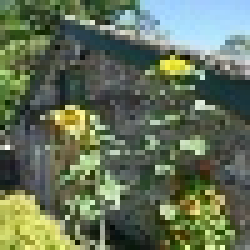
#> input picture training2/neg/1064662314_c5a7891b9f_m.jpg, 50 x 50 px, given in place of the camera (shown 5 times larger)
$ jupyter execute --allow-errors different_thresholding.ipynb
#> lines starting #> are read from the running program, lines starting #| are printed output that depends on the picture; after the words box and inside, x2 and y2 are one past the last pixel; in counts of white or black regions, pixels touching at a corner belong together
[cell 1]
#https://docs.opencv.org/master/d7/d4d/tutorial_py_thresholding.html
import cv2
import numpy as np
from matplotlib import pyplot as plt

[cell 2]
from matplotlib import pyplot as plt
cap = cv2.VideoCapture(0)
num_frames = 0
aWeight = 0.5
while(cap.isOpened()):
    ret, img = cap.read()
#> img is the input picture: shape (50, 50, 3); mean B, G, R 89.2, 112.8, 99.4
    gray = cv2.cvtColor(img, cv2.COLOR_BGR2GRAY)
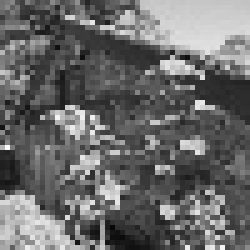
#> gray: shape (50, 50) (shown 5 times larger); min 7, max 251, mean 106.1
    gray = cv2.GaussianBlur(gray, (7, 7), 0)
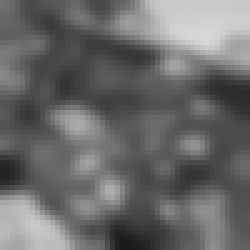
#> gray: shape (50, 50) (shown 5 times larger); min 25, max 216, mean 106

# [8 lines of commented-out code are left out]


    ret,thresh1 = cv2.threshold(gray,127,255,cv2.THRESH_BINARY)
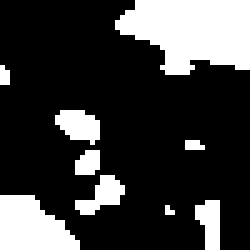
#> thresh1: shape (50, 50) (shown 5 times larger); 23.6% white; 9 white regions (3 under 20 px), largest, box (x1, y1, x2, y2) and area: (23, 0, 50, 15) 300, (0, 39, 16, 50) 130, (11, 22, 20, 29) 44, (15, 35, 25, 43) 41, (39, 40, 44, 50) 37, (15, 30, 20, 35) 21
    ret,thresh2 = cv2.threshold(gray,127,255,cv2.THRESH_BINARY_INV)
    ret,thresh3 = cv2.threshold(gray,127,255,cv2.THRESH_TRUNC)
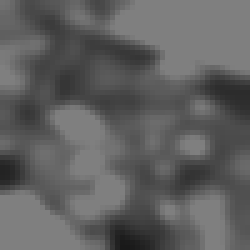
#> thresh3: shape (50, 50) (shown 5 times larger); min 25, max 127, mean 96
    ret,thresh4 = cv2.threshold(gray,127,255,cv2.THRESH_TOZERO)
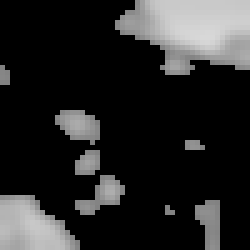
#> thresh4: shape (50, 50) (shown 5 times larger); min 0, max 216, mean 40
    ret,thresh5 = cv2.threshold(gray,127,255,cv2.THRESH_TOZERO_INV)
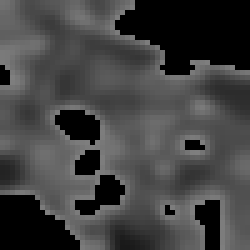
#> thresh5: shape (50, 50) (shown 5 times larger); min 0, max 127, mean 66
    titles = ['Original Image','BINARY','BINARY_INV','TRUNC','TOZERO','TOZERO_INV']
    images = [img, thresh1, thresh2, thresh3, thresh4, thresh5]

    cv2.imshow('binary',thresh1)
    cv2.imshow('bin_inv', thresh2)
    cv2.imshow('trunc', thresh3)
    cv2.imshow('tozero',thresh4)
    cv2.imshow('tozero_inv', thresh5)


    cv2.imshow('gray',gray)
    num_frames += 1
    k = cv2.waitKey(10)
#> (key Esc is pressed here)
    if k == 27:
        cap.release()
        break

cv2.destroyAllWindows()
